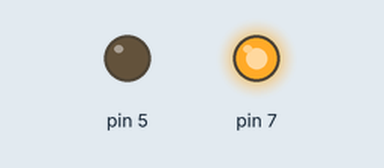
A sketch run on a simulated Arduino Uno, built with avr-gcc and run on an emulated ATmega328P. Parts: output pins drawn as LEDs (lit = HIGH).

Above: at 0.1 s.
At 0.8 s:
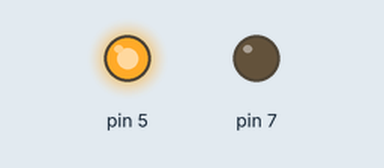
Timing chart, 0 to 12.0 s (numbered marks = the images above):
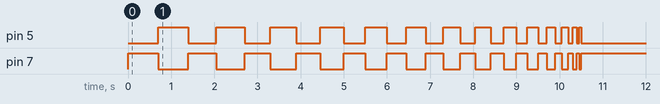

Measured:
- by itself, pin 5: LOW → HIGH at 0.70 s, → LOW 0.70 s later, → HIGH 0.65 s later, → LOW 0.65 s later, … (28 changes in this stretch)
- by itself, pin 7: LOW → HIGH at 0.00 s, → LOW 0.70 s later, → HIGH 0.70 s later, → LOW 0.65 s later, … (29 changes in this stretch)

The sketch:

sketch_oct10a.ino
```cpp
int del = 700;
void setup() {
  // put your setup code here, to run once:
pinMode(7,OUTPUT);
pinMode(5,OUTPUT);
}

void loop() {
  // put your main code here, to run repeatedly:

for(int i = 1000; i > 100; i -=50){
digitalWrite(7,HIGH);
digitalWrite(5,LOW);

delay(del);

digitalWrite(7,LOW);

digitalWrite(5,HIGH);

delay(del);
del -=50;
}
if (del = 0) {
  del+=700;
}
}
```
